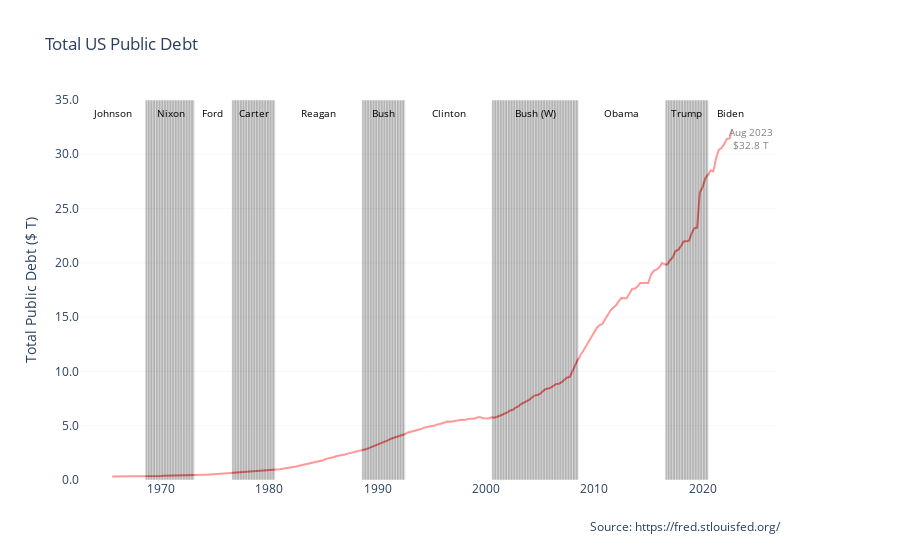

Notebook code for this chart:
### Code cell
#Construct chart
fig = make_subplots(specs=[[{'secondary_y': True}]])

fig.add_trace(go.Scatter(x=m['Date'], y=m['Total US Public Debt'], mode='lines', name='Total US Public Debt ($ T)',
                         marker_color='red', yaxis='y'))

fig.add_trace(go.Bar(name='President in Office', x=m['Date'], y=m['Marker'], marker_color=m['Bar Color'],offset=0,
                     width=m['Time in Office (ms)'], opacity=0.6, yaxis='y2'))

fig.update_layout(barmode='group', title_text='Total US Public Debt', showlegend=False,
                  hoverlabel=dict(bgcolor='white'), template='plotly_white',  
                  xaxis=dict(showgrid=False, ticklabelmode='period'),
                  yaxis1=dict(title='Total Public Debt ($ T)',tickformat=',.1f',range=[0,35], zeroline=False,showgrid=True),
                  yaxis2=dict(showticklabels=False, zeroline=False, showgrid=False,range=[0,1]))

#Annotations
fig.add_annotation(text='Source: https://fred.stlouisfed.org/',
                  xref='paper', yref='paper',
                  x=0.95, y=-0.15, showarrow=False)

fig.add_annotation(x='2025-01-01', y=30, text=f'Aug 2023<br>$32.8 T', yanchor='bottom', showarrow=False,
                   font=dict(size=10, color='grey'), align='center')

fig.add_annotation(x='1966-01-20', y=33, text=f'Johnson', yanchor='bottom', showarrow=False,
                   font=dict(size=10, color='black'), align='center')
fig.add_annotation(x='1971-06-1', y=33, text=f'Nixon', yanchor='bottom', showarrow=False,
                   font=dict(size=10, color='black'), align='center')
fig.add_annotation(x='1975-04-20', y=33, text=f'Ford', yanchor='bottom', showarrow=False,
                   font=dict(size=10, color='black'), align='center')
fig.add_annotation(x='1979-01-20', y=33, text=f'Carter', yanchor='bottom', showarrow=False,
                   font=dict(size=10, color='black'), align='center')
fig.add_annotation(x='1985-01-20', y=33, text=f'Reagan', yanchor='bottom', showarrow=False,
                   font=dict(size=10, color='black'), align='center')
fig.add_annotation(x='1991-01-20', y=33, text=f'Bush', yanchor='bottom', showarrow=False,
                   font=dict(size=10, color='black'), align='center')
fig.add_annotation(x='1997-01-20', y=33, text=f'Clinton', yanchor='bottom', showarrow=False,
                   font=dict(size=10, color='black'), align='center')
fig.add_annotation(x='2005-01-20', y=33, text=f'Bush (W)', yanchor='bottom', showarrow=False,
                   font=dict(size=10, color='black'), align='center')
fig.add_annotation(x='2013-01-20', y=33, text=f'Obama', yanchor='bottom', showarrow=False,
                   font=dict(size=10, color='black'), align='center')
fig.add_annotation(x='2019-01-20', y=33, text=f'Trump', yanchor='bottom', showarrow=False,
                   font=dict(size=10, color='black'), align='center')
fig.add_annotation(x='2023-01-20', y=33, text=f'Biden', yanchor='bottom', showarrow=False,
                   font=dict(size=10, color='black'), align='center')

fig.show()

### Figure 1 — Plotly figure (JSON) as saved in the notebook; plotly's stock layout.template omitted (floating-point values rounded to 4 significant figures; data arrays with more than 128 entries replaced by an {"elided": "..."} marker saying what was removed)
{"data": [{"marker": {"color": "red"}, "mode": "lines", "name": "Total US Public Debt ($ T)", "type": "scatter", "x": {"elided": "241 str values"}, "y": {"elided": "241 float values"}, "yaxis": "y"}, {"marker": {"color": {"elided": "241 str values"}}, "name": "President in Office", "offset": 0, "opacity": 0.6, "type": "bar", "width": {"elided": "241 int values"}, "x": {"elided": "241 str values"}, "y": {"elided": "241 int values"}, "yaxis": "y2"}], "layout": {"annotations": [{"showarrow": false, "text": "Source: https://fred.stlouisfed.org/", "x": 0.95, "xref": "paper", "y": -0.15, "yref": "paper"}, {"align": "center", "font": {"color": "grey", "size": 10}, "showarrow": false, "text": "Aug 2023<br>$32.8 T", "x": "2025-01-01", "y": 30, "yanchor": "bottom"}, {"align": "center", "font": {"color": "black", "size": 10}, "showarrow": false, "text": "Johnson", "x": "1966-01-20", "y": 33, "yanchor": "bottom"}, {"align": "center", "font": {"color": "black", "size": 10}, "showarrow": false, "text": "Nixon", "x": "1971-06-1", "y": 33, "yanchor": "bottom"}, {"align": "center", "font": {"color": "black", "size": 10}, "showarrow": false, "text": "Ford", "x": "1975-04-20", "y": 33, "yanchor": "bottom"}, {"align": "center", "font": {"color": "black", "size": 10}, "showarrow": false, "text": "Carter", "x": "1979-01-20", "y": 33, "yanchor": "bottom"}, {"align": "center", "font": {"color": "black", "size": 10}, "showarrow": false, "text": "Reagan", "x": "1985-01-20", "y": 33, "yanchor": "bottom"}, {"align": "center", "font": {"color": "black", "size": 10}, "showarrow": false, "text": "Bush", "x": "1991-01-20", "y": 33, "yanchor": "bottom"}, {"align": "center", "font": {"color": "black", "size": 10}, "showarrow": false, "text": "Clinton", "x": "1997-01-20", "y": 33, "yanchor": "bottom"}, {"align": "center", "font": {"color": "black", "size": 10}, "showarrow": false, "text": "Bush (W)", "x": "2005-01-20", "y": 33, "yanchor": "bottom"}, {"align": "center", "font": {"color": "black", "size": 10}, "showarrow": false, "text": "Obama", "x": "2013-01-20", "y": 33, "yanchor": "bottom"}, {"align": "center", "font": {"color": "black", "size": 10}, "showarrow": false, "text": "Trump", "x": "2019-01-20", "y": 33, "yanchor": "bottom"}, {"align": "center", "font": {"color": "black", "size": 10}, "showarrow": false, "text": "Biden", "x": "2023-01-20", "y": 33, "yanchor": "bottom"}], "barmode": "group", "hoverlabel": {"bgcolor": "white"}, "showlegend": false, "title": {"text": "Total US Public Debt"}, "xaxis": {"anchor": "y", "domain": [0, 0.94], "showgrid": false, "ticklabelmode": "period"}, "yaxis": {"anchor": "x", "domain": [0, 1], "range": [0, 35], "showgrid": true, "tickformat": ",.1f", "title": {"text": "Total Public Debt ($ T)"}, "zeroline": false}, "yaxis2": {"anchor": "x", "overlaying": "y", "range": [0, 1], "showgrid": false, "showticklabels": false, "side": "right", "zeroline": false}}}
